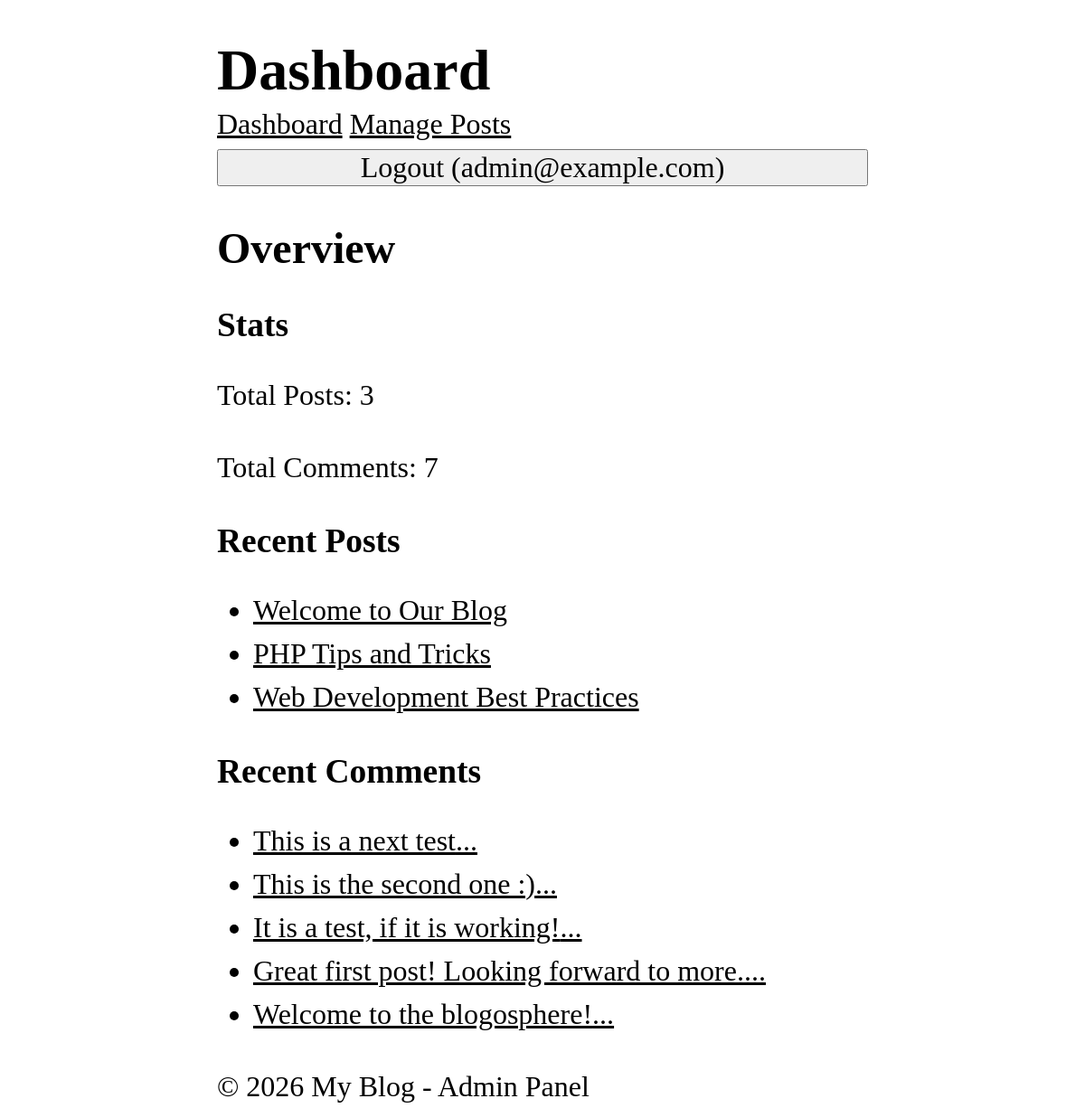
The app's page /admin/dashboard (signed in), older data.
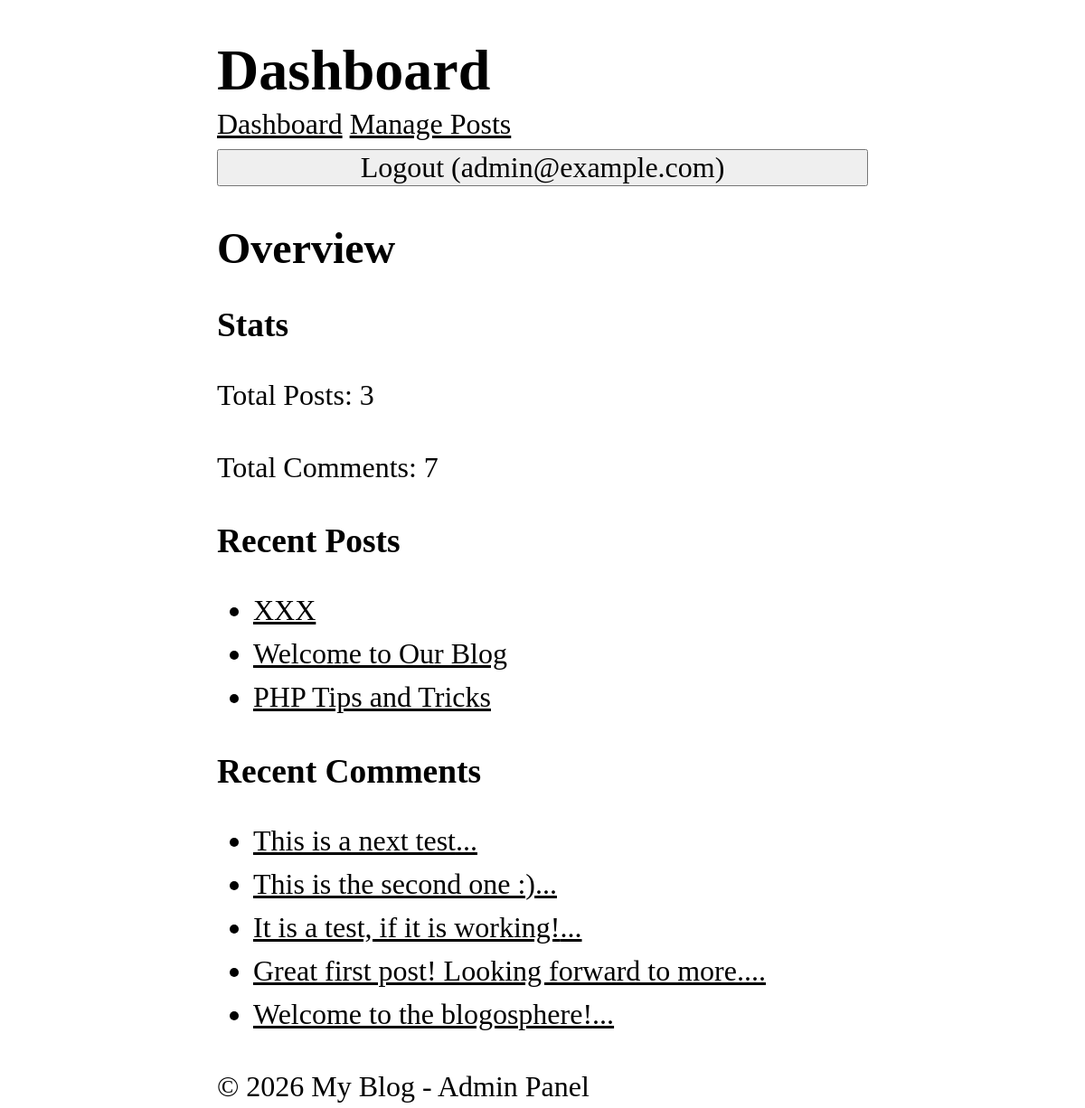
The same page, newer data.
### tables this page shows
CREATE TABLE posts (
    id INTEGER PRIMARY KEY AUTOINCREMENT,
    title TEXT NOT NULL,
    content TEXT NOT NULL,
    views INTEGER DEFAULT 0,
    user_id INTEGER NOT NULL,
    created_at DATETIME DEFAULT CURRENT_TIMESTAMP,
    FOREIGN KEY (user_id) REFERENCES users (id)
);

CREATE TABLE comments (
    id INTEGER PRIMARY KEY AUTOINCREMENT,
    content TEXT NOT NULL,
    user_id INTEGER NOT NULL,
    post_id INTEGER NOT NULL,
    created_at DATETIME DEFAULT CURRENT_TIMESTAMP,
    FOREIGN KEY (user_id) REFERENCES users (id),
    FOREIGN KEY (post_id) REFERENCES posts (id)
);

### core/View.php (called while the page is built, shortened)
<?php
class View {
    protected static $globals = [];
    public static function share(string $key, mixed $value): void {
        static::$globals[$key] = $value;
    }
    public static function render(string $template, array $data = [], ?string $layout = null): string {
        $data = [...static::$globals, ...$data];
        $content = static::renderTemplate(
            $template,
            $data
        );
        return static::renderLayout($layout, $data, $content);
    }
    protected static function renderTemplate(string $template, array $data): string {
        extract($data);
        $path = dirname(__DIR__). "/app/Views/$template.php";
        require $path;
        return ob_get_clean();
    }
    protected static function renderLayout(?string $template, array $data, string $content): string {
        return ob_get_clean();
    }
}

### app/Controllers/Admin/DashboardController.php (called while the page is built, shortened)
<?php
class DashboardController {
    public function index() {
        $totalPosts = Post::count();
        $totalComments = Comment::count();
        $recentPosts = Post::getRecent(5);
        $recentComments = Comment::getRecent(5);
        return View::render(
            'admin/dashboard/index',
            [
                'totalPosts' => $totalPosts,
                'totalComments'=> $totalComments,
                'recentPosts' => $recentPosts,
                'recentComments' => $recentComments
            ],
            'layouts/admin'
        );
    }
}

### app/Middlewares/Auth.php (called while the page is built, shortened)
<?php
class Auth implements Middleware {
  public function handle(callable $next) {
    return $next();
    }
}

### app/Middlewares/CSRF.php (called while the page is built, shortened)
<?php
class CSRF implements Middleware {
  public function handle(callable $next) {
    return $next();
    }
}

### app/Middlewares/View.php (called while the page is built, shortened)
<?php
class View implements Middleware {
    public function handle(callable $next) {
        return $next();
    }
}

### core/App.php (called while the page is built, shortened)
<?php
class App {
    protected static $container = [];
    public static function bind(string $key, mixed $value): void {
        static::$container[$key] = $value;
    }
    public static function get(string $key): mixed {
        return static::$container[$key];
    }
}

### app/Models/Post.php (called while the page is built, shortened)
<?php
class Post extends Model {
    protected static string $table = 'posts';
    public static function getRecent(?int $limit = null, ?int $page = null, ?string $search = null) {
        $db = App::get('database');
        $query = "SELECT * FROM " . static::$table;
        $params = [];
        $query .= " ORDER BY created_at DESC";
        if($limit !== null) {
            $query .= " LIMIT ?";
            $params[] = $limit;
        }
        return $db->fetchAll($query, $params, static::class);
    }
}

### core/Database.php (called while the page is built, shortened)
<?php
class Database {
    protected $pdo;
    public function __construct(array $config) {
        try {
            $dsn = $this->createDsn($config);
            $username = $config['username'] ?? null;
            $password = $config['password'] ?? null;
            $options = $config['options'] ?? null;
            $this->pdo = new PDO($dsn, $username, $password, $options);
            $this->pdo->setAttribute(PDO::ATTR_ERRMODE, PDO::ERRMODE_EXCEPTION);
        } catch (PDOException $e) {
            throw new Exception("Could not connect to the database");
        }
    }
    protected function createDsn(array $config): string {
        $driver = $config['driver'];
        $dbname = $config['dbname'];
        return match($driver) {
            'sqlite' => "sqlite:$dbname",
            default => throw new Exception("Unsupported database driver: $driver")
        };
    }
    public function query(string $sql, array $params = []): PDOStatement {
        $stmt = $this->pdo->prepare($sql);
        $stmt->execute($params);
        return $stmt;
    }
    public function fetchAll(string $sql, array $params = [], ?string $className = null): array {
        $stmt = $this->query($sql, $params);
        return $className
            ? $stmt->fetchAll(PDO::FETCH_CLASS, $className)
            : $stmt->fetchAll(PDO::FETCH_ASSOC);
    }
}

### core/Model.php (called while the page is built, shortened)
<?php
abstract class Model {
    protected static string $table;
    public static function getRecent(
        ?int $limit = null,
        ?int $page = null,
        ?string $search = null
        ) {
        $db = App::get('database');
        $query = "SELECT * FROM " . static::$table;
        $params = [];
        $query .= " ORDER BY created_at DESC";
        if($limit !== null) {
            $query .= " LIMIT ?";
            $params[] = $limit;
        }
        return $db->fetchAll($query, $params, static::class);
    }
}

### app/Views/admin/dashboard/index.php (the view, shortened to what the changed rows need)
<h2>Overview</h2>
<section>
    <ul>
        <?php foreach ($recentPosts as $post): ?>
            <li>
                <a href="/posts/<?= $post->id ?>">
                    <?=  htmlspecialchars($post->title) ?>
                </a>
            </li>
        <?php endforeach ?>
    </ul>
</section>
<section>
    <ul>
        <?php foreach ($recentComments as $comment): ?>
            <li>
                <a href="/posts/<?= $comment->post_id ?>">
                    <?=  htmlspecialchars(substr($comment->content, 0, 50)) ?>...
                </a>
            </li>
        <?php endforeach ?>
    </ul>
</section>

Row changes from the older to the newer data that the page shows:
removed posts: title "Web Development Best Practices"
added posts: title "XXX"
